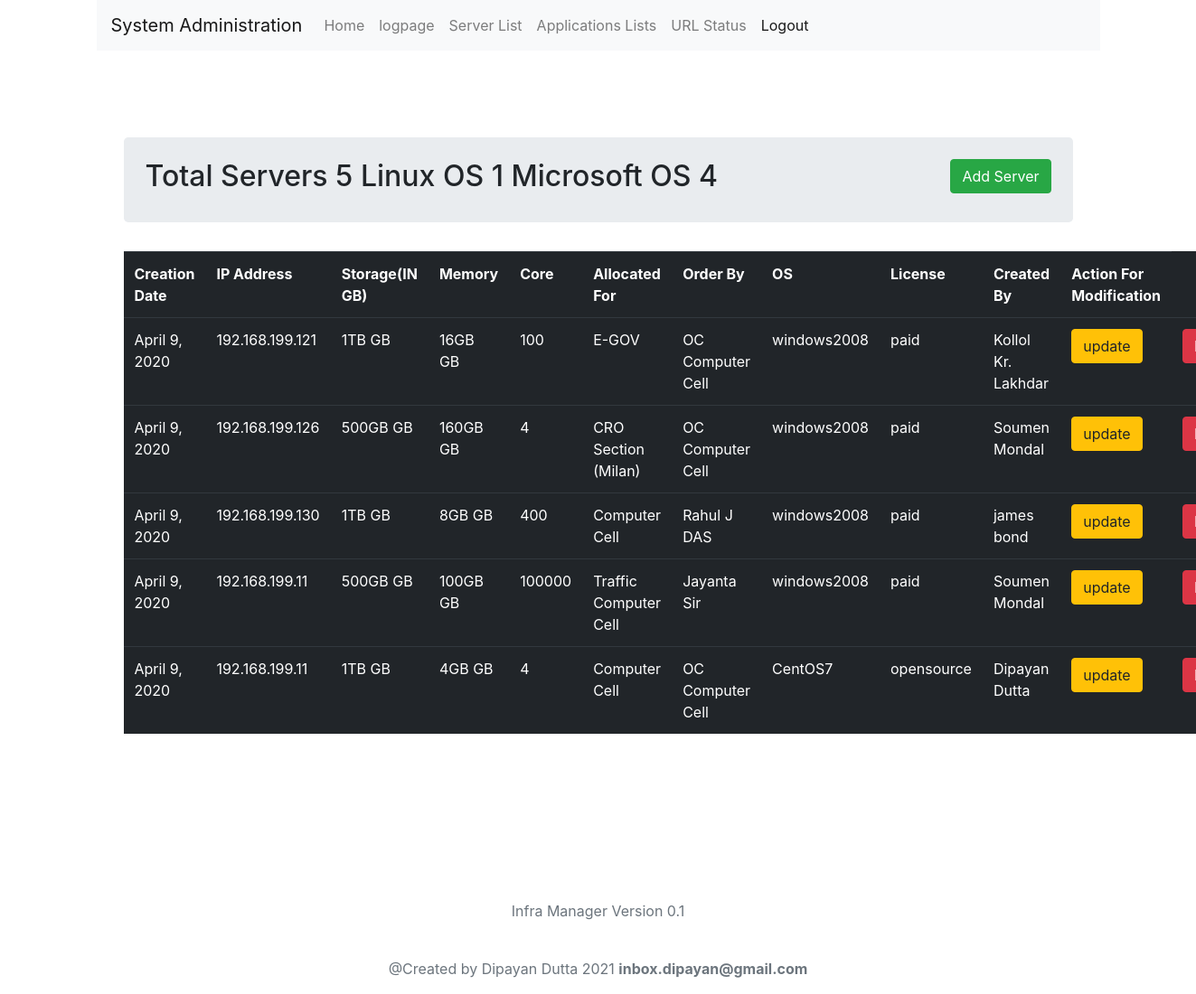
Page /serverlists/addservers/ (signed in) on the earlier database version.
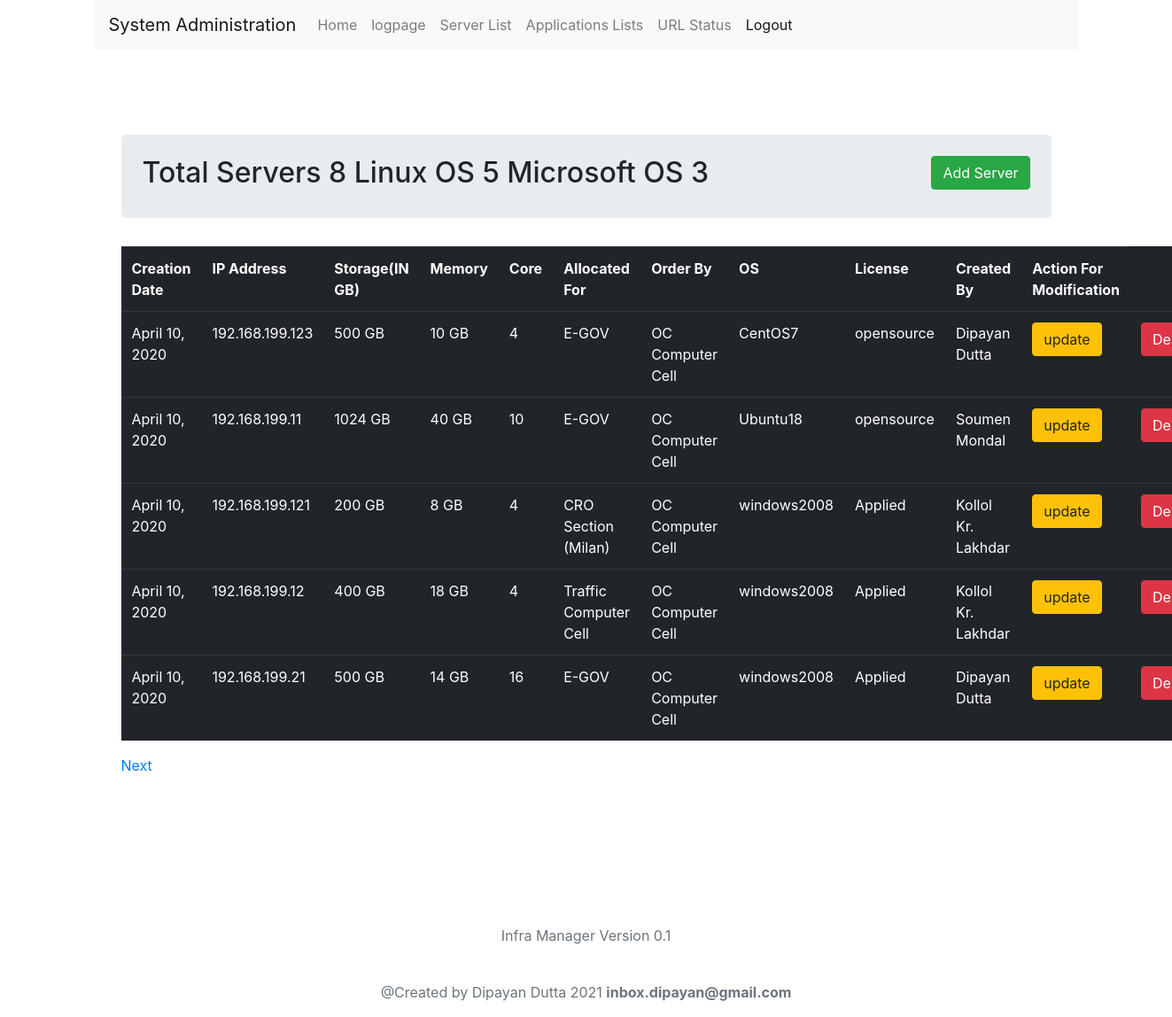
Same page on the later database version.
### serverlists/models.py (models this page shows)
class ServerDetails(models.Model):
	SerialNumber 	= models.AutoField(primary_key=True)
	CreatedAt		= models.DateField(default=timezone.now)
	ipaddress		= models.TextField(max_length=40)
	hdd				= models.TextField(max_length=30)
	ram				= models.TextField(max_length=30)
	core			= models.TextField(max_length=30)
	allocatedFor	= models.TextField(max_length=30)
	creationOrder	= models.TextField(max_length=30)
	os				= models.TextField(max_length=40)
	License			= models.TextField(max_length=60)
	createdBy		= models.TextField(max_length=100,default=None)

### serverlists/views.py (the view)
# urls.py: path('addservers/',AddServers,name='addservers'),
@login_required(login_url='/login/')
def AddServers(request):
	title 		= 'Add Servers'
	template	= 'addservers.html'
	servers     = ServerDetails.objects.all()
	paginator 	= Paginator(servers,5)
	page 		= request.GET.get('page')
	servers 	= paginator.get_page(page)
	ipaddress_total = ServerDetails.objects.values_list('ipaddress',flat=True)
	ipaddress_total_count = len(ipaddress_total)
	os_total 		= ServerDetails.objects.values_list('License',flat=True)
	linux_os 		= 0
	microsoft_os  	= 0
	for os_license in os_total:
		if os_license == 'opensource':
			linux_os+=1
		else:
			microsoft_os+=1
	return render(request,template,{'title':title,'servers':servers,'total_servers':ipaddress_total_count,'linux_os':linux_os,'microsoft_os':microsoft_os})

### serverlists/templates/addservers.html (shortened to what this page needs)
{% extends "base.html" %}
{% block PageBody%}
	<div class="container">
		<div class="row">
			<div class="col md-12">
				<div class="jumbotron p-4">
					<h2>Total Servers {{ total_servers }}
						Linux OS {{ linux_os }}
						Microsoft OS {{ microsoft_os }}
						<button type="button" class="btn btn-success float-right" data-toggle="modal" data-target="#addserver">Add Server</button>
					</h2>
				</div>
			</div>
			<div class="container">
			<table class="table table-hover table-dark">
				<tr>
					<th>Creation Date</th>
					<th>IP Address</th>
					<th>Storage(IN GB)</th>
					<th>Memory</th>
					<th>Core</th>
					<th>Allocated For</th>
					<th>Order By</th>
					<th>OS</th>
					<th>License</th>
					<th>Created By</th>
					<th>Action For Modification</th>
				</tr>
				{% for server in servers %}
					<tr>
						<td>{{ server.CreatedAt }}</td>
						<td>{{ server.ipaddress }}</td>
						<td>{{ server.hdd }} GB</td>
						<td>{{ server.ram }} GB</td>
						<td>{{ server.core }}</td>
						<td>{{ server.allocatedFor }}</td>
						<td>{{ server.creationOrder }}</td>
						<td>{{ server.os }}</td>
						<td>{{ server.License }}</td>
						<td>{{ server.createdBy }}</td>
						<td>
							<a href="{% url 'updateservers' server.SerialNumber %}" class="btn btn-warning btn-xs" data-toggle="modal" data-target="#serveredit{{ server.SerialNumber }}">update</a>
						</td>
						<td>
							<a href="{% url 'deleteserver' server.SerialNumber %}" class="btn btn-danger btn-xs" onclick="return confirm('Are you Sure to Delete?')">Delete</a>
						</td>
					</tr>
				{% endfor %}
			</table>
			</div>
			<div class="container">
			<div class="paginator">
		        {% if servers.has_next %}
		            <a href="?page={{ servers.next_page_number }}">Next</a>
		        {% endif %}
			</div>
		</div>
	</div>
{% endblock %}

Differences in the rows shown:
removed ServerDetails: CreatedAt "April 9, 2020", ipaddress "192.168.199.121", hdd "1TB", ram "16GB", core "100", allocatedFor "E-GOV", creationOrder "OC Computer Cell", os "windows2008", License "paid", createdBy "Kollol Kr. Lakhdar"
removed ServerDetails: CreatedAt "April 9, 2020", ipaddress "192.168.199.126", hdd "500GB", ram "160GB", core "4", allocatedFor "CRO Section (Milan)", creationOrder "OC Computer Cell", os "windows2008", License "paid", createdBy "Soumen Mondal"
removed ServerDetails: CreatedAt "April 9, 2020", ipaddress "192.168.199.130", hdd "1TB", ram "8GB", core "400", allocatedFor "Computer Cell", creationOrder "Rahul J DAS", os "windows2008", License "paid", createdBy "james bond"
removed ServerDetails: CreatedAt "April 9, 2020", ipaddress "192.168.199.11", hdd "500GB", ram "100GB", core "100000", allocatedFor "Traffic Computer Cell", creationOrder "Jayanta Sir", os "windows2008", License "paid", createdBy "Soumen Mondal"
removed ServerDetails: CreatedAt "April 9, 2020", ipaddress "192.168.199.11", hdd "1TB", ram "4GB", core "4", allocatedFor "Computer Cell", creationOrder "OC Computer Cell", os "CentOS7", License "opensource", createdBy "Dipayan Dutta"
added ServerDetails: CreatedAt "April 10, 2020", ipaddress "192.168.199.123", hdd "500", ram "10", core "4", allocatedFor "E-GOV", creationOrder "OC Computer Cell", os "CentOS7", License "opensource", createdBy "Dipayan Dutta"
added ServerDetails: CreatedAt "April 10, 2020", ipaddress "192.168.199.11", hdd "1024", ram "40", core "10", allocatedFor "E-GOV", creationOrder "OC Computer Cell", os "Ubuntu18", License "opensource", createdBy "Soumen Mondal"
added ServerDetails: CreatedAt "April 10, 2020", ipaddress "192.168.199.121", hdd "200", ram "8", core "4", allocatedFor "CRO Section (Milan)", creationOrder "OC Computer Cell", os "windows2008", License "Applied", createdBy "Kollol Kr. Lakhdar"
added ServerDetails: CreatedAt "April 10, 2020", ipaddress "192.168.199.12", hdd "400", ram "18", core "4", allocatedFor "Traffic Computer Cell", creationOrder "OC Computer Cell", os "windows2008", License "Applied", createdBy "Kollol Kr. Lakhdar"
added ServerDetails: CreatedAt "April 10, 2020", ipaddress "192.168.199.21", hdd "500", ram "14", core "16", allocatedFor "E-GOV", creationOrder "OC Computer Cell", os "windows2008", License "Applied", createdBy "Dipayan Dutta"
Other differences:
{{ total_servers }}: "5" → "8"
{{ linux_os }}: "1" → "5"
{{ microsoft_os }}: "4" → "3"
text now shown: "Next"
